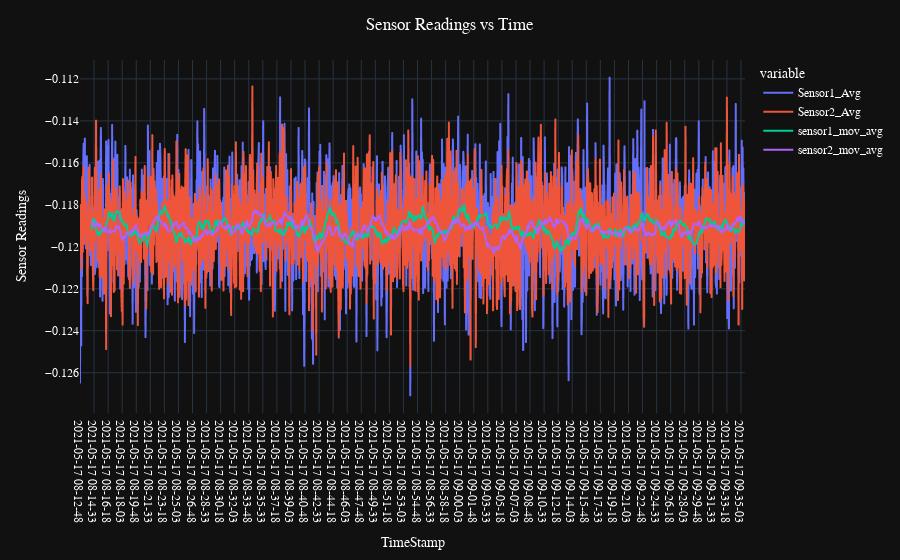

The notebook cell saved with this chart:
### Code cell
sample_df = pd.DataFrame({'Time':production_quality_log['timestamp'],'Sensor1_Avg':avg_sensor_1,'Sensor2_Avg':avg_sensor_2})

sample_df['sensor1_mov_avg'] = sample_df.Sensor1_Avg.rolling(30).mean() #30 step window moving average for Sensor 1 values
sample_df['sensor2_mov_avg'] = sample_df.Sensor2_Avg.rolling(30).mean() #30 step window moving average for Sensor 2 values
fig_1 = px.line(sample_df, x='Time',y=['Sensor1_Avg','Sensor2_Avg','sensor1_mov_avg','sensor2_mov_avg'],template='plotly_dark')
fig_1.update_layout(
    font_family="Courier New",
    font_color="white",
    title_font_family="Times New Roman",
    title_font_color="White",
    legend_title_font_color="White"
)
fig_1.update_xaxes(title_font_family="Bold",title='TimeStamp')
fig_1.update_yaxes(title_font_family="Bold",title='Sensor Readings')
fig_1.update_layout(title_text='Sensor Readings vs Time', title_x=0.5)
fig_1.show()

### Figure 1 — Plotly figure (JSON) as saved in the notebook; plotly's stock layout.template omitted (floating-point values rounded to 4 significant figures; data arrays with more than 128 entries replaced by an {"elided": "..."} marker saying what was removed)
{"data": [{"hovertemplate": "variable=Sensor1_Avg<br>Time=%{x}<br>value=%{y}<extra></extra>", "showlegend": true, "legendgroup": "Sensor1_Avg", "name": "Sensor1_Avg", "yaxis": "y", "y": {"elided": "1656 float values"}, "mode": "lines", "xaxis": "x", "marker": {"symbol": "circle"}, "x": {"elided": "1656 str values"}, "line": {"color": "#636efa", "dash": "solid"}, "type": "scattergl"}, {"hovertemplate": "variable=Sensor2_Avg<br>Time=%{x}<br>value=%{y}<extra></extra>", "showlegend": true, "legendgroup": "Sensor2_Avg", "name": "Sensor2_Avg", "yaxis": "y", "y": {"elided": "1656 float values"}, "mode": "lines", "xaxis": "x", "marker": {"symbol": "circle"}, "x": {"elided": "1656 str values"}, "line": {"color": "#EF553B", "dash": "solid"}, "type": "scattergl"}, {"hovertemplate": "variable=sensor1_mov_avg<br>Time=%{x}<br>value=%{y}<extra></extra>", "showlegend": true, "legendgroup": "sensor1_mov_avg", "name": "sensor1_mov_avg", "yaxis": "y", "y": {"elided": "1656 float values"}, "mode": "lines", "xaxis": "x", "marker": {"symbol": "circle"}, "x": {"elided": "1656 str values"}, "line": {"color": "#00cc96", "dash": "solid"}, "type": "scattergl"}, {"hovertemplate": "variable=sensor2_mov_avg<br>Time=%{x}<br>value=%{y}<extra></extra>", "showlegend": true, "legendgroup": "sensor2_mov_avg", "name": "sensor2_mov_avg", "yaxis": "y", "y": {"elided": "1656 float values"}, "mode": "lines", "xaxis": "x", "marker": {"symbol": "circle"}, "x": {"elided": "1656 str values"}, "line": {"color": "#ab63fa", "dash": "solid"}, "type": "scattergl"}], "layout": {"yaxis": {"domain": [0, 1], "anchor": "x", "title": {"text": "Sensor Readings"}}, "title": {"text": "Sensor Readings vs Time", "font": {"color": "White", "family": "Times New Roman"}, "x": 0.5}, "xaxis": {"domain": [0, 1], "anchor": "y", "title": {"text": "TimeStamp"}}, "font": {"color": "white", "family": "Courier New"}, "margin": {"t": 60}, "legend": {"tracegroupgap": 0, "title": {"text": "variable", "font": {"color": "White"}}}}}
